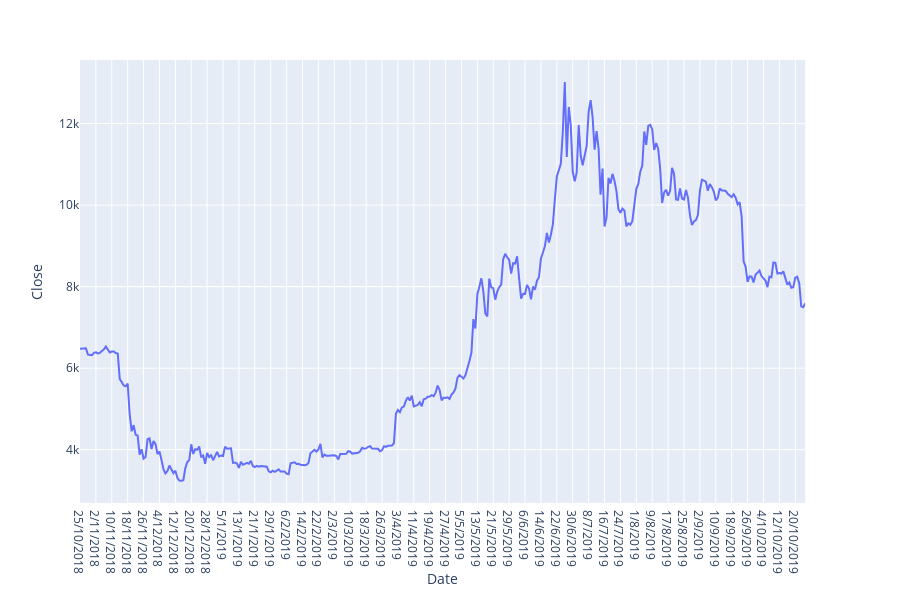

Write notebook code for a chart like this one.
### Code cell
import plotly.express as px
import pandas as pd

#df = pd.read_csv('ADA-USD.csv')
df2 = pd.read_csv('btc.csv')

fig = px.line(df, x='Date', y='Close') 
#fig = px.line(df2, x='date', y='PriceUSD') 
fig.show()

### Figure 1 — Plotly figure (JSON) as saved in the notebook; plotly's stock layout.template omitted (floating-point values rounded to 4 significant figures; data arrays with more than 128 entries replaced by an {"elided": "..."} marker saying what was removed)
{"data": [{"hoverlabel": {"namelength": 0}, "hovertemplate": "Date=%{x}<br>Close=%{y}", "legendgroup": "", "line": {"color": "#636efa", "dash": "solid"}, "mode": "lines", "name": "", "showlegend": false, "type": "scatter", "x": {"elided": "366 str values"}, "xaxis": "x", "y": {"elided": "366 float values"}, "yaxis": "y"}], "layout": {"height": 600, "legend": {"tracegroupgap": 0}, "margin": {"t": 60}, "xaxis": {"anchor": "y", "domain": [0, 0.98], "title": {"text": "Date"}}, "yaxis": {"anchor": "x", "domain": [0, 1], "title": {"text": "Close"}}}}
